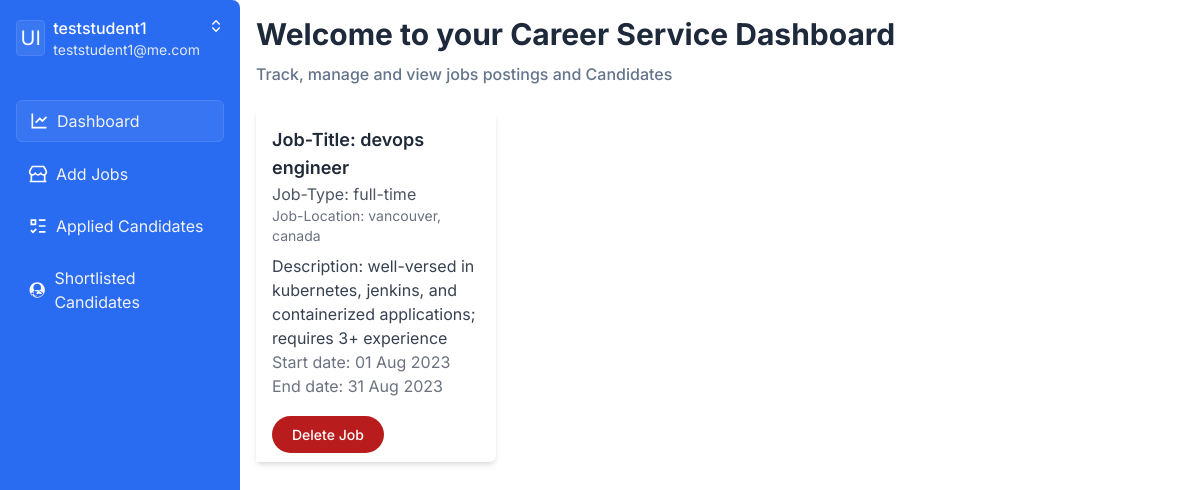
The app's page /emp_dashboard?id=1, older data.
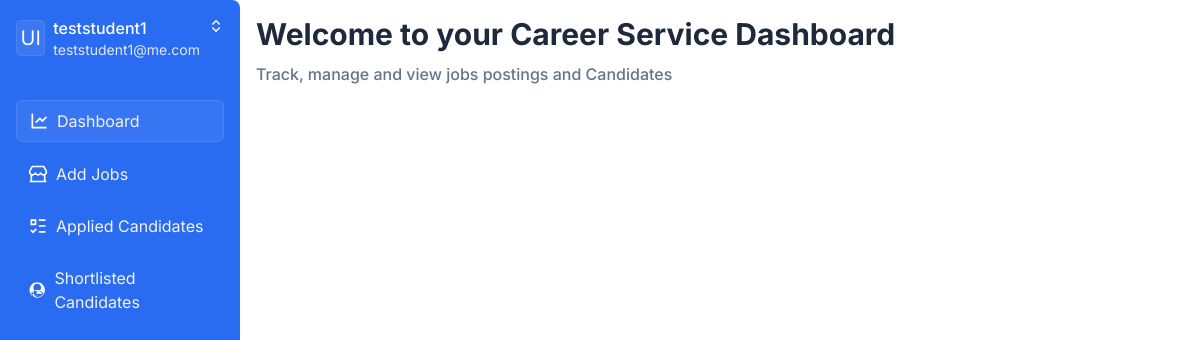
The same page, newer data.
### Models/User.py (models this page shows, shortened)
class User(db.Model):
    __tablename__ = 'user'
    id = db.Column(db.Integer, primary_key=True)
    username = db.Column(db.String(50), nullable=False)
    password = db.Column(db.String(150), nullable=False)
    usertype = db.Column(db.String(10), nullable=False)
    useremail = db.Column(db.String(20), nullable=False)
    selected_students = db.relationship('Student',secondary='emp_selecstu')
    applied_students = db.relationship('Student',secondary='emp_appstu')
    user_students = db.relationship('Student',secondary = 'user_stu')
    @classmethod
    def get_user_by_id(cls, id_):
        return cls.query.filter_by(id=id_).first()

### Models/JobPosting.py (models this page shows, shortened)
class JobPosting(db.Model):
    __tablename__ = 'jobposting'
    id = db.Column(db.Integer, primary_key=True, unique=True)
    title = db.Column(db.String(50), nullable=False)
    description = db.Column(db.String(500), nullable=False)
    startDate = db.Column(db.DateTime, nullable=False)
    endDate = db.Column(db.DateTime, nullable=False)
    location = db.Column(db.String(50), nullable=False)
    jobType = db.Column(db.String(10), nullable=False)
    createdByEmployer = db.relationship('User',secondary='job_emp')
    @classmethod
    def get_all_jobs(cls):
        return cls.query.all()

### app.py (the view)
@app.route('/emp_dashboard')
def emp_dashboard():
    id = request.args.get('id')
    emp = User.get_user_by_id(id)
    jobs = JobPosting.get_all_jobs()
    students = emp.applied_students
    selectedStudents = emp.selected_students
    return render_template('empDashboard.html',
                            empId=emp.id,
                            username=emp.username,
                            email=emp.useremail,
                            jobs=jobs,
                            students=students,
                            selectedStudents=selectedStudents)

### templates/empDashboard.html (shortened to what this page needs)
<!DOCTYPE html>
<html lang="en" >
<head>
<link rel= "stylesheet" type= "text/css" href= "{{ url_for('static',filename='styles/dashboard.css') }}">
<link rel='stylesheet' href='https://cdn.jsdelivr.net/simplemde/latest/simplemde.min.css'>
</head>
<body>
<div class="flex min-h-screen">
  <div class="w-60 rounded-br-md rounded-tr-lg bg-primary p-4 antialiased">
    <div class="flex items-center gap-2">
      <div class="grid h-9 w-9 place-content-center rounded border border-primary-light bg-primary-light/50 text-xl text-white">UI</div>
      <div class="">
        <p class="font-medium text-white">{{username}}</p>
        <p class="text-sm text-slate-200">{{email}}</p>
      </div>
      <svg class="ml-auto h-5 w-5 self-start fill-white" viewBox="0 0 24 24"><path d="M18.2073 9.04304 12.0002 2.83594 5.79312 9.04304 7.20733 10.4573 12.0002 5.66436 16.7931 10.4573 18.2073 9.04304ZM5.79297 14.9574 12.0001 21.1646 18.2072 14.9574 16.793 13.5432 12.0001 18.3361 7.20718 13.5432 5.79297 14.9574Z"></path></svg>
    </div>
    <ul class="mt-10 flex w-full flex-col gap-3">
      <li>
        <a href="#" id="dashboard" class="flex items-center gap-2 rounded-md border border-primary-light bg-primary-light/40 hover:bg-primary-light/40 px-3 py-2 text-primary-white">
          <svg class="h-5 w-5 fill-white" xmlns="http://www.w3.org/2000/svg" viewBox="0 0 24 24"><path d="M5 3V19H21V21H3V3H5ZM20.2929 6.29289L21.7071 7.70711L16 13.4142L13 10.415L8.70711 14.7071L7.29289 13.2929L13 7.58579L16 10.585L20.2929 6.29289Z"></path></svg>
          Dashboard
        </a>
      </li>
      <li>
        <a href="#" id="addJob" class="flex items-center gap-2 rounded-md px-3 py-2 text-primary-white hover:bg-primary-light/40">
          Add Jobs
        </a>
      </li>
      <li>
        <a id="allCandidates" href="#" class="flex items-center gap-2 rounded-md px-3 py-2 text-primary-white hover:bg-primary-light/60">
          Applied Candidates
        </a>
      </li>
      <li>
        <a id="selectedCandidates" href="#" class="flex items-center gap-2 rounded-md px-3 py-2 text-primary-white hover:bg-primary-light/60">
          Shortlisted Candidates
        </a>
      </li>
    </ul>
  </div>
  <br>
  <div class="bg-white p-4">
      <h2 class="text-3xl font-bold text-slate-800">Welcome to your Career Service Dashboard</h2>
      <p style="margin-top: 10px;" class="font-medium text-slate-500">Track, manage and view jobs postings and Candidates</p> <br>
      <div id="listings" class="grid grid-cols-4 gap-4">
        {% for job in jobs %}
          <div class="bg-white shadow-md p-4 w-60 rounded-br-md rounded-tr-lg bg-primary antialiased">
            <h3 class="text-lg font-semibold text-gray-800">Job-Title: {{ job.title }}</h3>
            <p class="text-gray-600">Job-Type: {{ job.jobType }}</p>
            <p class="text-sm text-gray-500">Job-Location: {{ job.location }}</p>
            <p class="mt-2 text-md text-gray-700">
              Description: {{ job.description }}
            </p>
            <p class="text-gray-500">Start date: {{ job.startDate.strftime('%d %b %Y') }}</p>
            <p class="text-gray-500">End date: {{ job.endDate.strftime('%d %b %Y') }}</p><br>
            <a target="_blank" style="cursor: pointer;" class="deleteJobPosting text-white bg-red-700 hover:bg-red-800 focus:outline-none focus:ring-4 focus:ring-red-300 font-medium rounded-full text-sm px-5 py-2.5 text-center mr-2 mb-2 dark:bg-red-600 dark:hover:bg-red-700 dark:focus:ring-red-900" data-job-id={{ job.id }}>Delete Job</a>
          </div>
        {% endfor %}
      </div>
    <br>
  </div>
</div>
<script src='https://cdn.tailwindcss.com'></script>
</body>
</html>

Row changes from the older to the newer data that the page shows:
removed JobPosting: title "devops engineer", jobType "full-time", location "vancouver, canada", description "well-versed in kubernetes, jenkins, and containerized applications; requires 3+ experience", startDate "01 Aug 2023", endDate "31 Aug 2023"
